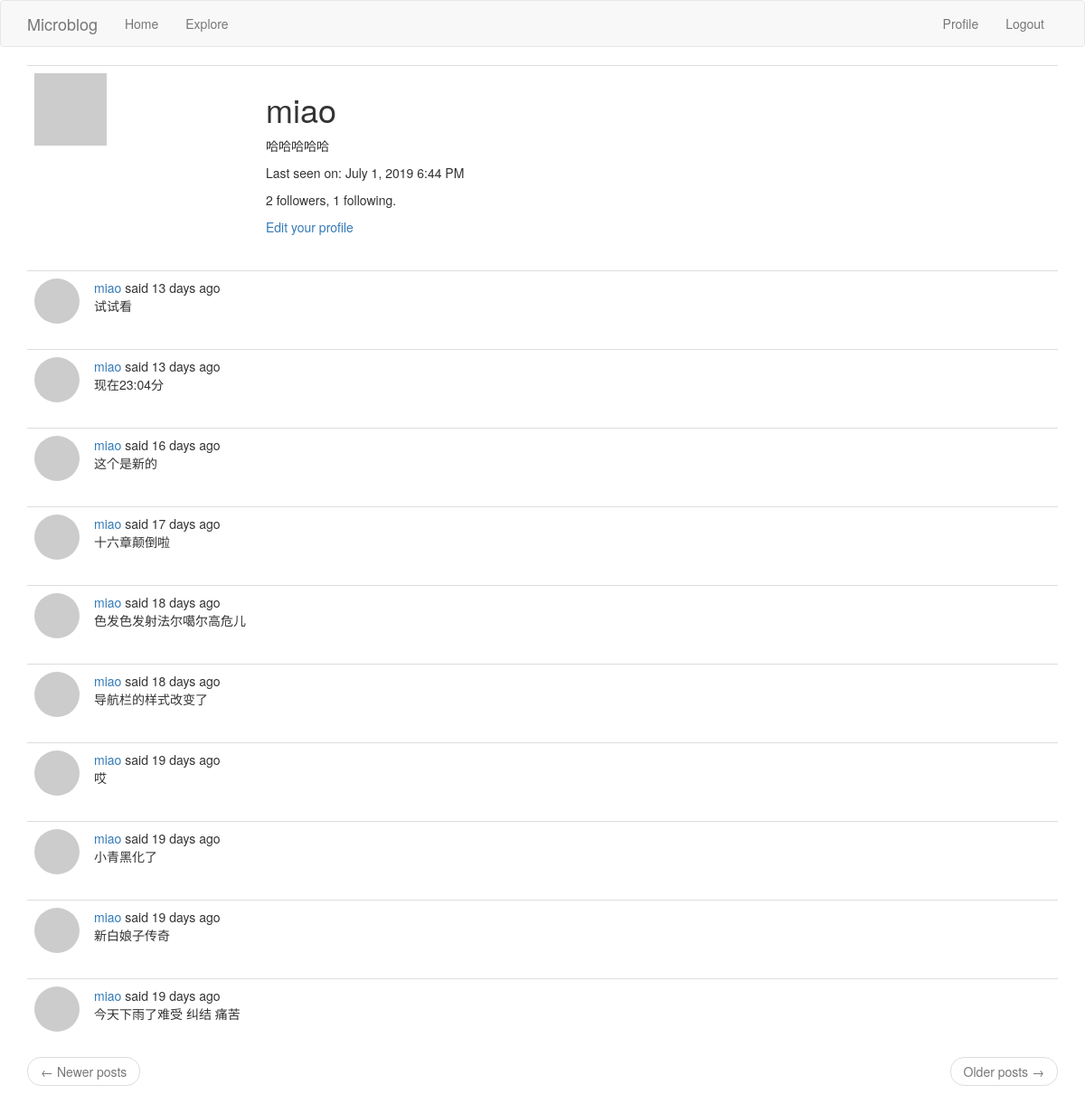
Before: /User/miao (signed in) with the older database file.
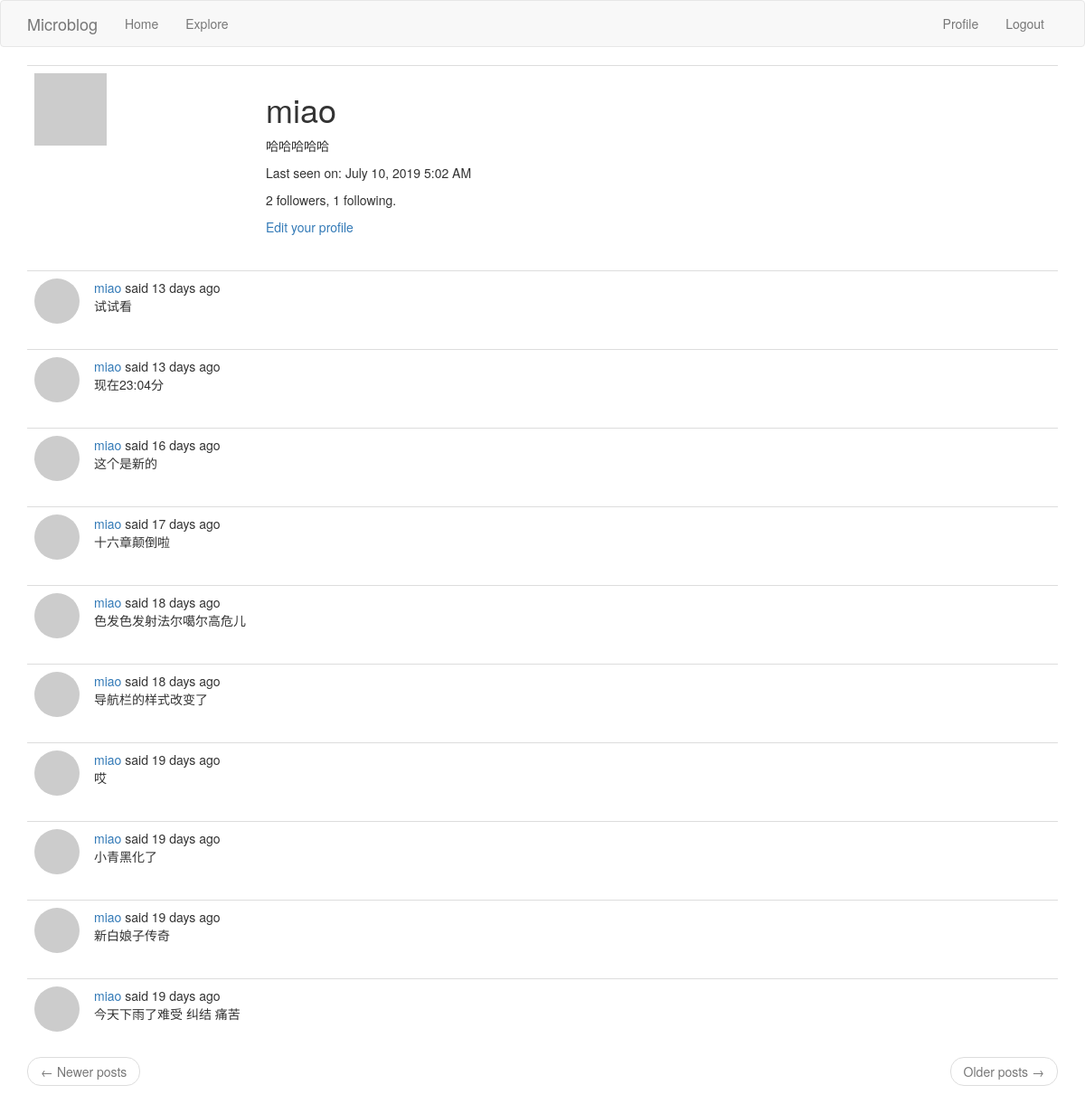
After: the same page with the newer database file.
### app/models.py (models this page shows, shortened)
class User(UserMixin, db.Model):
    id = db.Column(db.Integer, primary_key=True)  # 字段 id ，主键
    username = db.Column(db.String(64), index=True, unique=True)  # unique表示唯一的
    email = db.Column(db.String(120), index=True, unique=True)
    password_hash = db.Column(db.String(128))
    about_me = db.Column(db.String(140))
    last_seen = db.Column(db.DateTime, default=datetime.utcnow)  # 注意datetime.utcnow不要写成datetime.utcnow()
    posts = db.relationship('Post', backref='author', lazy='dynamic')
    followed = db.relationship(
        'User', secondary=followers,
        primaryjoin=(followers.c.follower_id == id),
        secondaryjoin=(followers.c.followed_id == id),
        backref=db.backref('followers', lazy='dynamic'), lazy='dynamic')
    def avatar(self, size):
        digest = md5(self.email.lower().encode('utf-8')).hexdigest()  # md5(b'miao@email.com').hexdigest()获取字符串的md5值
        return 'https://www.gravatar.com/avatar/{}?d=identicon&s={}'.format(digest, size)

class Post(db.Model):
    id = db.Column(db.Integer, primary_key=True)
    body = db.Column(db.String(140))
    timestamp = db.Column(db.DateTime, index=True, default=datetime.utcnow)
    user_id = db.Column(db.Integer, db.ForeignKey('user.id'))  # 初始化为user.id的外键,Flask-SQLAlchemy自动设置类名为小写来作为对应表的名称

### app/routes.py (the view)
@app.route('/User/<username>')
@login_required  # 只能被已登录的用户访问
def user(username):
    user = User.query.filter_by(username=username).first_or_404()
    strart_page = request.args.get('page', 1, type=int)
    end_page = app.config['POSTS_PER_PAGE']
    posts = user.posts.order_by(Post.timestamp.desc()).paginate(strart_page, end_page, False)
    next_url = url_for('user', username=user.usernmae, page=posts.next_num) if posts.has_next else None
    prev_url = url_for('user', username=user.usernmae, page=posts.prev_num) if posts.has_prev else None
    return render_template('user.html', user=user,
                           posts=posts.items,
                           next_url=next_url,
                           prev_url=prev_url)

### app/models.py (called while the page is built)
@login.user_loader
def load_user(id):
    return User.query.get(int(id))

### app/routes.py (called while the page is built)
@app.before_request
def before_request():
    if current_user.is_authenticated:  # 当前用户是否已经登录
        current_user.last_seen = datetime.utcnow()
        db.session.commit()  # 不需要db.session.add()这句，因为当前用户已经存在数据库里了，当前用户是查询得到的
    g.locale = str(get_locale())

### app/templates/user.html
{% extends "base.html" %}
{% block app_content %}
    <table class="table table-hover">
        <tr>
            <td width="256px"><img src="{{ user.avatar(256) }}"></td>
            <td>
                <h1>{{ user.username }}</h1>
                {% if user.about_me %}<p>{{ user.about_me }}</p>{% endif %}
                {% if user.last_seen %}
                    <p>{{ _('Last seen on') }}: {{ moment(user.last_seen).format('LLL') }}</p>
                {% endif %}
                <p>{{ user.followers.count() }} {{ _('followers,') }} {{ user.followed.count() }} {{ _('following.') }}</p>
                {% if user == current_user %}
                    <p><a href="{{ url_for('edit_profile') }}">{{ _('Edit your profile') }}</a></p>
                {% elif not current_user.is_following(user) %}
                    <p><a href="{{ url_for('follow', username=user.username) }}">{{ _('Follow') }}</a></p>
                {% else %}
                    <p><a href="{{ url_for('unfollow', username=user.username) }}">{{ _('Unfollow') }}</a></p>
                {% endif %}
            </td>
        </tr>
    </table>
    {% for post in posts %}
        {% include '_post.html' %}
    {% endfor %}
    <nav aria-label="...">
        <ul class="pager">
            <li class="previous{% if not prev_url %} disabled{% endif %}">
                <a href="{{ prev_url or '#' }}">
                    <span aria-hidden="true">&larr;</span> Newer posts
                </a>
            </li>
            <li class="next{% if not next_url %} disabled{% endif %}">
                <a href="{{ next_url or '#' }}">
                    Older posts <span aria-hidden="true">&rarr;</span>
                </a>
            </li>
        </ul>
    </nav>
{% endblock %}

### app/templates/base.html (shortened to what this page needs)
{% extends 'bootstrap/base.html' %}
{% block navbar %}
    <nav class="navbar navbar-default">
        <div class="container">
            <div class="navbar-header">
                <a class="navbar-brand" href="{{ url_for('index') }}">Microblog</a>
            </div>
            <div class="collapse navbar-collapse" id="bs-example-navbar-collapse-1">
                <ul class="nav navbar-nav">
                    <li><a href="{{ url_for('index') }}">{{ _('Home') }}</a></li>
                    <li><a href="{{ url_for('explore') }}">{{ _('Explore') }}</a></li>
                </ul>
                <ul class="nav navbar-nav navbar-right">
                    {% if current_user.is_anonymous %}
                        <li><a href="{{ url_for('login') }}">{{ _('Login') }}</a></li>
                    {% else %}
                        <li><a href="{{ url_for('user', username=current_user.username) }}">{{ _('Profile') }}</a></li>
                        <li><a href="{{ url_for('logout') }}">{{ _('Logout') }}</a></li>
                    {% endif %}
                </ul>
            </div>
        </div>
    </nav>
{% endblock %}
{% block content %}
    <div class="container">
        {% block app_content %}{% endblock %}
    </div>
{% endblock %}

### app/templates/_post.html (shortened to what this page needs)
<table class="table table-hover">
    <tr>
        <td width="50px">
            <a href="{{ url_for('user', username=post.author.username) }}">
                <div style="width: 50px;height: 50px; border-radius:50%;overflow: hidden;">
                    <img src="{{ post.author.avatar(50) }}"/>
                </div>
            </a>
        </td>
        <td>
            {{ _('%(username)s said %(when)s', username=user_link, when=moment(post.timestamp).fromNow()) }}<br>
            {{ post.body }}
        </td>
    </tr>
</table>

Changed rows visible on the page:
changed User "miao": last_seen "July 1, 2019 6:44 PM" → "July 10, 2019 5:02 AM"
